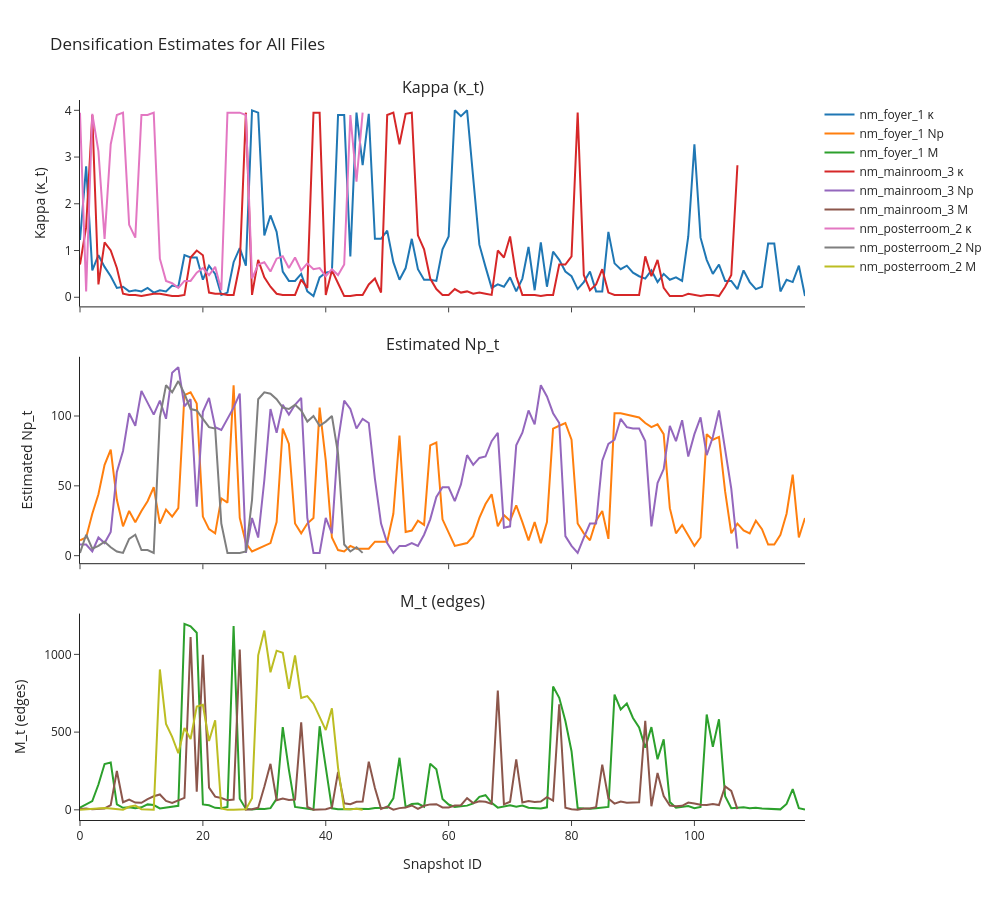

Write notebook code for a chart like this one.
### Code cell
# === Create multi-panel Plotly figure ===
fig = make_subplots(
    rows=3, cols=1,
    shared_xaxes=True,
    vertical_spacing=0.07,
    subplot_titles=["Kappa (κ_t)", "Estimated Np_t", "M_t (edges)"]
)

for item in estimates_per_file:
    label = item["label"]
    data = item["data"]
    est = item["estimates"]

    fig.add_trace(go.Scatter(
        y=est["kappa"], mode="lines", name=f"{label} κ"
    ), row=1, col=1)

    fig.add_trace(go.Scatter(
        y=est["np"], mode="lines", name=f"{label} Np"
    ), row=2, col=1)

    fig.add_trace(go.Scatter(
        y=data["M"], mode="lines", name=f"{label} M"
    ), row=3, col=1)

# === Style and show ===
fig.update_layout(
    height=900,
    width=1000,
    title_text="Densification Estimates for All Files",
    showlegend=True,
    template="simple_white"
)

fig.update_xaxes(title_text="Snapshot ID", row=3, col=1)
fig.update_yaxes(title_text="Kappa (κ_t)", row=1, col=1)
fig.update_yaxes(title_text="Estimated Np_t", row=2, col=1)
fig.update_yaxes(title_text="M_t (edges)", row=3, col=1)

print("📊 Plot is ready. Showing interactive viewer...")
fig.show()

### Figure 1 — Plotly figure (JSON) as saved in the notebook; plotly's stock layout.template omitted (floating-point values rounded to 4 significant figures)
{"data": [{"mode": "lines", "name": "nm_foyer_1 κ", "type": "scatter", "xaxis": "x", "y": [1.225, 2.8, 0.575, 0.9, 0.65, 0.45, 0.2, 0.225, 0.125, 0.15, 0.125, 0.2, 0.1, 0.15, 0.125, 0.25, 0.225, 0.9, 0.85, 0.85, 0.375, 0.675, 0.5, 0.05, 0.1, 0.75, 1.05, 0.675, 4, 3.95, 1.325, 1.75, 1.4, 0.55, 0.35, 0.35, 0.5, 0.125, 0.025, 0.425, 0.525, 0.55, 3.9, 3.9, 0.875, 3.95, 2.825, 3.925, 1.25, 1.25, 1.425, 0.75, 0.375, 0.625, 1.25, 0.6, 0.375, 0.375, 0.35, 1.025, 1.3, 4, 3.875, 4, 2.55, 1.125, 0.65, 0.2, 0.275, 0.225, 0.425, 0.125, 0.4, 1.075, 0.15, 1.175, 0.225, 0.975, 0.8, 0.55, 0.45, 0.175, 0.325, 0.55, 0.125, 0.125, 1.4, 0.725, 0.6, 0.675, 0.525, 0.45, 0.4, 0.575, 0.325, 0.5, 0.375, 0.425, 0.35, 1.3, 3.275, 1.275, 0.8, 0.5, 0.7, 0.35, 0.35, 0.175, 0.575, 0.325, 0.175, 0.225, 1.15, 1.15, 0.125, 0.375, 0.325, 0.675, 0.025], "yaxis": "y"}, {"mode": "lines", "name": "nm_foyer_1 Np", "type": "scatter", "xaxis": "x2", "y": [11, 13, 30, 44, 65, 76, 40, 21, 32, 24, 32, 39, 49, 23, 33, 28, 34, 115, 117, 109, 28, 19, 16, 41, 38, 122, 27, 9, 3, 5, 7, 9, 24, 91, 80, 23, 16, 23, 27, 106, 68, 13, 4, 3, 7, 5, 5, 5, 10, 10, 10, 30, 86, 17, 18, 25, 22, 79, 81, 26, 16, 7, 8, 9, 14, 27, 37, 44, 21, 29, 25, 36, 24, 11, 24, 9, 24, 91, 93, 95, 83, 23, 16, 11, 25, 32, 12, 102, 102, 101, 100, 99, 95, 92, 94, 87, 34, 16, 22, 14, 7, 13, 87, 83, 85, 46, 16, 23, 18, 16, 25, 19, 8, 8, 15, 30, 58, 13, 27], "yaxis": "y2"}, {"mode": "lines", "name": "nm_foyer_1 M", "type": "scatter", "xaxis": "x3", "y": [14, 33, 56, 163, 295, 304, 35, 13, 16, 11, 16, 35, 31, 9, 15, 22, 26, 1196, 1181, 1139, 35, 29, 13, 10, 19, 1182, 72, 6, 2, 7, 6, 11, 71, 532, 257, 19, 13, 8, 2, 538, 287, 10, 4, 3, 4, 7, 5, 6, 12, 12, 13, 74, 335, 18, 38, 40, 20, 297, 261, 70, 34, 19, 24, 27, 41, 84, 94, 45, 14, 21, 30, 20, 27, 13, 11, 9, 16, 793, 721, 571, 377, 12, 9, 7, 10, 16, 19, 741, 646, 684, 591, 530, 399, 532, 325, 453, 51, 14, 18, 24, 11, 19, 613, 406, 583, 88, 11, 12, 17, 10, 13, 9, 7, 7, 3, 38, 133, 11, 2], "yaxis": "y3"}, {"mode": "lines", "name": "nm_mainroom_3 κ", "type": "scatter", "xaxis": "x", "y": [0.7, 1.5, 3.9, 0.275, 1.175, 1, 0.625, 0.075, 0.05, 0.05, 0.025, 0.05, 0.075, 0.075, 0.05, 0.025, 0.025, 0.05, 0.85, 1, 0.9, 0.1, 0.075, 0.075, 0.05, 0.05, 0.7, 3.95, 0.05, 0.8, 0.425, 0.225, 0.075, 0.05, 0.05, 0.05, 0.375, 0.2, 3.95, 3.95, 0.05, 0.575, 0.3, 0.025, 0.025, 0.05, 0.05, 0.275, 0.4, 0.1, 3.9, 3.95, 3.275, 3.925, 3.95, 1.325, 1.025, 0.4, 0.175, 0.05, 0.05, 0.175, 0.1, 0.125, 0.075, 0.1, 0.075, 0.05, 1, 0.85, 1.3, 0.45, 0.05, 0.05, 0.05, 0.025, 0.05, 0.05, 0.7, 0.7, 0.875, 3.95, 0.475, 0.15, 0.275, 0.6, 0.1, 0.05, 0.05, 0.05, 0.05, 0.05, 0.875, 0.45, 0.8, 0.2, 0.025, 0.025, 0.025, 0.075, 0.05, 0.025, 0.05, 0.05, 0.025, 0.225, 0.475, 2.825], "yaxis": "y"}, {"mode": "lines", "name": "nm_mainroom_3 Np", "type": "scatter", "xaxis": "x2", "y": [8, 8, 3, 13, 9, 17, 60, 75, 102, 93, 118, 109, 101, 111, 98, 131, 135, 107, 112, 35, 103, 113, 92, 90, 98, 106, 116, 2, 27, 13, 54, 105, 88, 108, 101, 108, 113, 27, 2, 2, 27, 16, 82, 111, 105, 91, 98, 95, 55, 23, 9, 2, 7, 7, 9, 7, 15, 26, 42, 49, 49, 39, 51, 72, 65, 70, 71, 82, 88, 20, 21, 79, 88, 104, 94, 122, 114, 102, 95, 14, 7, 2, 13, 23, 23, 68, 80, 83, 98, 92, 91, 91, 82, 21, 52, 62, 93, 82, 97, 71, 87, 99, 72, 85, 104, 75, 48, 5], "yaxis": "y2"}, {"mode": "lines", "name": "nm_mainroom_3 M", "type": "scatter", "xaxis": "x3", "y": [5, 8, 3, 5, 9, 30, 250, 49, 66, 47, 45, 69, 87, 99, 57, 45, 60, 77, 1112, 117, 998, 143, 85, 76, 61, 66, 1031, 1, 4, 14, 148, 296, 62, 73, 63, 66, 563, 18, 1, 1, 4, 16, 244, 42, 36, 52, 53, 310, 140, 6, 21, 1, 11, 15, 28, 6, 26, 35, 36, 15, 15, 28, 30, 75, 43, 55, 52, 38, 767, 35, 52, 325, 47, 56, 51, 53, 82, 59, 679, 13, 4, 1, 8, 9, 17, 291, 73, 40, 53, 46, 49, 49, 572, 23, 237, 89, 28, 23, 26, 47, 41, 33, 31, 38, 31, 151, 122, 5], "yaxis": "y3"}, {"mode": "lines", "name": "nm_posterroom_2 κ", "type": "scatter", "xaxis": "x", "y": [3.95, 0.125, 3.925, 3.125, 1.25, 3.275, 3.9, 3.95, 1.55, 1.275, 3.9, 3.9, 3.95, 0.825, 0.35, 0.3, 0.2, 0.35, 0.35, 0.525, 0.625, 0.475, 0.65, 0.15, 3.95, 3.95, 3.95, 3.9, 0.4, 0.7, 0.75, 0.55, 0.825, 0.875, 0.625, 0.85, 0.575, 0.725, 0.6, 0.625, 0.45, 0.6, 0.475, 0.7, 3.9, 2.475, 3.95], "yaxis": "y"}, {"mode": "lines", "name": "nm_posterroom_2 Np", "type": "scatter", "xaxis": "x2", "y": [2, 15, 5, 7, 10, 6, 3, 2, 12, 15, 4, 4, 2, 99, 122, 117, 125, 116, 105, 104, 98, 92, 91, 23, 2, 2, 2, 3, 40, 112, 117, 116, 112, 106, 105, 108, 104, 96, 100, 93, 96, 100, 73, 8, 3, 6, 2], "yaxis": "y2"}, {"mode": "lines", "name": "nm_posterroom_2 M", "type": "scatter", "xaxis": "x3", "y": [1, 3, 6, 10, 12, 8, 3, 1, 20, 27, 4, 4, 1, 903, 552, 469, 364, 526, 456, 665, 676, 443, 576, 9, 1, 1, 1, 3, 74, 994, 1153, 885, 1024, 1011, 779, 994, 720, 732, 683, 600, 513, 653, 270, 5, 3, 7, 1], "yaxis": "y3"}], "layout": {"annotations": [{"font": {"size": 16}, "showarrow": false, "text": "Kappa (κ_t)", "x": 0.5, "xanchor": "center", "xref": "paper", "y": 1, "yanchor": "bottom", "yref": "paper"}, {"font": {"size": 16}, "showarrow": false, "text": "Estimated Np_t", "x": 0.5, "xanchor": "center", "xref": "paper", "y": 0.6433, "yanchor": "bottom", "yref": "paper"}, {"font": {"size": 16}, "showarrow": false, "text": "M_t (edges)", "x": 0.5, "xanchor": "center", "xref": "paper", "y": 0.2867, "yanchor": "bottom", "yref": "paper"}], "height": 900, "showlegend": true, "title": {"text": "Densification Estimates for All Files"}, "width": 1000, "xaxis": {"anchor": "y", "domain": [0, 1], "matches": "x3", "showticklabels": false}, "xaxis2": {"anchor": "y2", "domain": [0, 1], "matches": "x3", "showticklabels": false}, "xaxis3": {"anchor": "y3", "domain": [0, 1], "title": {"text": "Snapshot ID"}}, "yaxis": {"anchor": "x", "domain": [0.7133, 1], "title": {"text": "Kappa (κ_t)"}}, "yaxis2": {"anchor": "x2", "domain": [0.3567, 0.6433], "title": {"text": "Estimated Np_t"}}, "yaxis3": {"anchor": "x3", "domain": [0, 0.2867], "title": {"text": "M_t (edges)"}}}}
